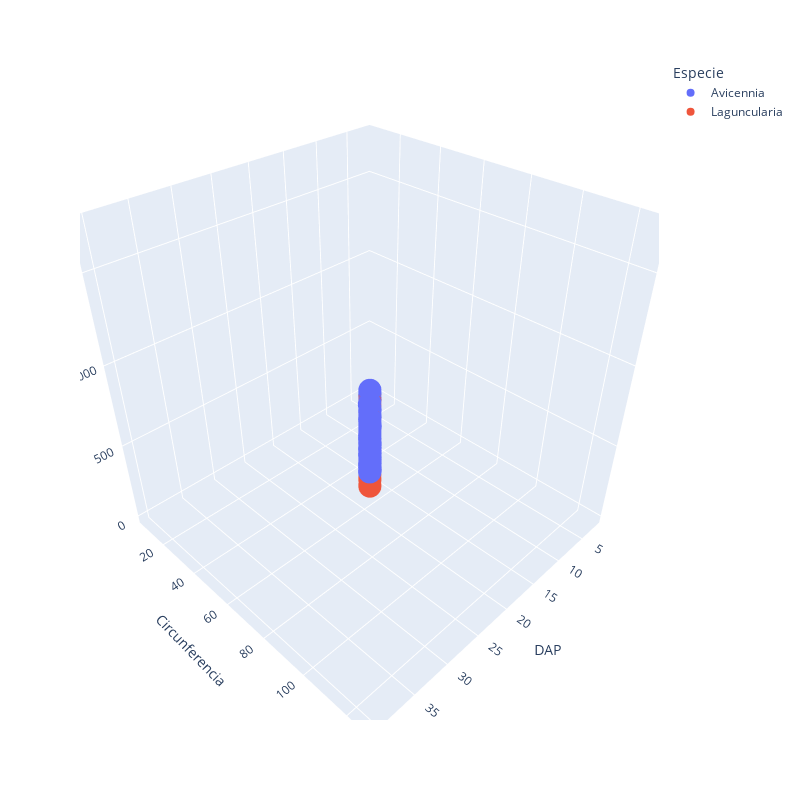

Notebook source saved alongside this figure:
### Code cell
# 3D representation

fig = px.scatter_3d(dv,x=dv.DAP,y=dv.Circunferencia,z=dv.Medina_2016,color=dv.Especie,
                    log_x=False,width=800, height=800);
fig.show()

### Figure 1 — Plotly figure (JSON) as saved in the notebook; plotly's stock layout.template omitted (floating-point values rounded to 4 significant figures; data arrays with more than 128 entries replaced by an {"elided": "..."} marker saying what was removed)
{"data": [{"hovertemplate": "Especie=Avicennia<br>DAP=%{x}<br>Circunferencia=%{y}<br>Medina_2016=%{z}<extra></extra>", "legendgroup": "Avicennia", "marker": {"color": "#636efa", "symbol": "circle"}, "mode": "markers", "name": "Avicennia", "scene": "scene", "showlegend": true, "type": "scatter3d", "x": {"elided": "281 float values"}, "y": {"elided": "281 float values"}, "z": {"elided": "281 float values"}}, {"hovertemplate": "Especie=Laguncularia<br>DAP=%{x}<br>Circunferencia=%{y}<br>Medina_2016=%{z}<extra></extra>", "legendgroup": "Laguncularia", "marker": {"color": "#EF553B", "symbol": "circle"}, "mode": "markers", "name": "Laguncularia", "scene": "scene", "showlegend": true, "type": "scatter3d", "x": {"elided": "309 float values"}, "y": {"elided": "309 float values"}, "z": {"elided": "309 float values"}}], "layout": {"height": 800, "legend": {"title": {"text": "Especie"}, "tracegroupgap": 0}, "margin": {"t": 60}, "scene": {"domain": {"x": [0, 1], "y": [0, 1]}, "xaxis": {"title": {"text": "DAP"}}, "yaxis": {"title": {"text": "Circunferencia"}}, "zaxis": {"title": {"text": "Medina_2016"}}}, "width": 800}}
